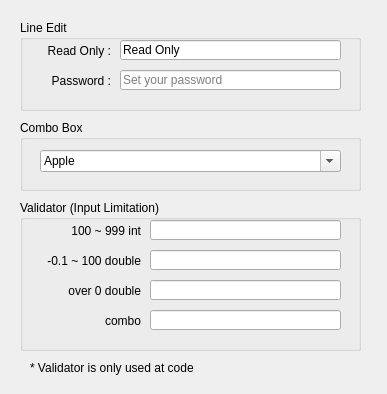
<?xml version="1.0" encoding="UTF-8"?>
<ui version="4.0">
 <class>Form</class>
 <widget class="QWidget" name="Form">
  <property name="geometry">
   <rect>
    <x>0</x>
    <y>0</y>
    <width>387</width>
    <height>394</height>
   </rect>
  </property>
  <property name="windowTitle">
   <string>Form</string>
  </property>
  <widget class="QGroupBox" name="gB_LineEdit">
   <property name="geometry">
    <rect>
     <x>20</x>
     <y>20</y>
     <width>341</width>
     <height>91</height>
    </rect>
   </property>
   <property name="title">
    <string>Line Edit</string>
   </property>
   <widget class="QLabel" name="label">
    <property name="geometry">
     <rect>
      <x>20</x>
      <y>20</y>
      <width>71</width>
      <height>21</height>
     </rect>
    </property>
    <property name="text">
     <string>Read Only :</string>
    </property>
    <property name="alignment">
     <set>Qt::AlignRight|Qt::AlignTrailing|Qt::AlignVCenter</set>
    </property>
   </widget>
   <widget class="QLineEdit" name="lineEdit">
    <property name="geometry">
     <rect>
      <x>100</x>
      <y>20</y>
      <width>221</width>
      <height>20</height>
     </rect>
    </property>
    <property name="text">
     <string>Read Only</string>
    </property>
    <property name="readOnly">
     <bool>true</bool>
    </property>
   </widget>
   <widget class="QLabel" name="label_2">
    <property name="geometry">
     <rect>
      <x>20</x>
      <y>50</y>
      <width>71</width>
      <height>21</height>
     </rect>
    </property>
    <property name="text">
     <string>Password :</string>
    </property>
    <property name="alignment">
     <set>Qt::AlignRight|Qt::AlignTrailing|Qt::AlignVCenter</set>
    </property>
   </widget>
   <widget class="QLineEdit" name="lineEdit_2">
    <property name="geometry">
     <rect>
      <x>100</x>
      <y>50</y>
      <width>221</width>
      <height>20</height>
     </rect>
    </property>
    <property name="text">
     <string/>
    </property>
    <property name="echoMode">
     <enum>QLineEdit::Password</enum>
    </property>
    <property name="readOnly">
     <bool>false</bool>
    </property>
    <property name="placeholderText">
     <string>Set your password</string>
    </property>
   </widget>
  </widget>
  <widget class="QGroupBox" name="gB_ComboBox">
   <property name="geometry">
    <rect>
     <x>20</x>
     <y>120</y>
     <width>341</width>
     <height>71</height>
    </rect>
   </property>
   <property name="title">
    <string>Combo Box</string>
   </property>
   <widget class="QComboBox" name="comboBox">
    <property name="geometry">
     <rect>
      <x>20</x>
      <y>30</y>
      <width>301</width>
      <height>22</height>
     </rect>
    </property>
    <property name="editable">
     <bool>true</bool>
    </property>
    <property name="modelColumn">
     <number>0</number>
    </property>
    <item>
     <property name="text">
      <string>Apple</string>
     </property>
    </item>
    <item>
     <property name="text">
      <string>StrawBerry</string>
     </property>
    </item>
    <item>
     <property name="text">
      <string>Water Melon</string>
     </property>
    </item>
   </widget>
  </widget>
  <widget class="QGroupBox" name="gB_Validator">
   <property name="geometry">
    <rect>
     <x>20</x>
     <y>200</y>
     <width>341</width>
     <height>151</height>
    </rect>
   </property>
   <property name="title">
    <string>Validator (Input Limitation)</string>
   </property>
   <widget class="QLineEdit" name="lineEdit_int">
    <property name="geometry">
     <rect>
      <x>130</x>
      <y>20</y>
      <width>191</width>
      <height>20</height>
     </rect>
    </property>
    <property name="text">
     <string/>
    </property>
    <property name="echoMode">
     <enum>QLineEdit::Normal</enum>
    </property>
    <property name="readOnly">
     <bool>false</bool>
    </property>
    <property name="placeholderText">
     <string/>
    </property>
   </widget>
   <widget class="QLabel" name="label_3">
    <property name="geometry">
     <rect>
      <x>10</x>
      <y>20</y>
      <width>111</width>
      <height>21</height>
     </rect>
    </property>
    <property name="text">
     <string>100 ~ 999 int</string>
    </property>
    <property name="alignment">
     <set>Qt::AlignRight|Qt::AlignTrailing|Qt::AlignVCenter</set>
    </property>
   </widget>
   <widget class="QLabel" name="label_4">
    <property name="geometry">
     <rect>
      <x>10</x>
      <y>50</y>
      <width>111</width>
      <height>21</height>
     </rect>
    </property>
    <property name="text">
     <string>-0.1 ~ 100 double</string>
    </property>
    <property name="alignment">
     <set>Qt::AlignRight|Qt::AlignTrailing|Qt::AlignVCenter</set>
    </property>
   </widget>
   <widget class="QLineEdit" name="lineEdit_double">
    <property name="geometry">
     <rect>
      <x>130</x>
      <y>50</y>
      <width>191</width>
      <height>20</height>
     </rect>
    </property>
    <property name="text">
     <string/>
    </property>
    <property name="echoMode">
     <enum>QLineEdit::Normal</enum>
    </property>
    <property name="readOnly">
     <bool>false</bool>
    </property>
    <property name="placeholderText">
     <string/>
    </property>
   </widget>
   <widget class="QLineEdit" name="lineEdit_over0">
    <property name="geometry">
     <rect>
      <x>130</x>
      <y>80</y>
      <width>191</width>
      <height>20</height>
     </rect>
    </property>
    <property name="text">
     <string/>
    </property>
    <property name="echoMode">
     <enum>QLineEdit::Normal</enum>
    </property>
    <property name="readOnly">
     <bool>false</bool>
    </property>
    <property name="placeholderText">
     <string/>
    </property>
   </widget>
   <widget class="QLabel" name="label_5">
    <property name="geometry">
     <rect>
      <x>10</x>
      <y>80</y>
      <width>111</width>
      <height>21</height>
     </rect>
    </property>
    <property name="text">
     <string>over 0 double</string>
    </property>
    <property name="alignment">
     <set>Qt::AlignRight|Qt::AlignTrailing|Qt::AlignVCenter</set>
    </property>
   </widget>
   <widget class="QLabel" name="label_6">
    <property name="geometry">
     <rect>
      <x>10</x>
      <y>110</y>
      <width>111</width>
      <height>21</height>
     </rect>
    </property>
    <property name="text">
     <string>combo</string>
    </property>
    <property name="alignment">
     <set>Qt::AlignRight|Qt::AlignTrailing|Qt::AlignVCenter</set>
    </property>
   </widget>
   <widget class="QLineEdit" name="lineEdit_combo">
    <property name="geometry">
     <rect>
      <x>130</x>
      <y>110</y>
      <width>191</width>
      <height>20</height>
     </rect>
    </property>
    <property name="text">
     <string/>
    </property>
    <property name="echoMode">
     <enum>QLineEdit::Normal</enum>
    </property>
    <property name="readOnly">
     <bool>false</bool>
    </property>
    <property name="placeholderText">
     <string/>
    </property>
   </widget>
  </widget>
  <widget class="QLabel" name="label_7">
   <property name="geometry">
    <rect>
     <x>30</x>
     <y>360</y>
     <width>311</width>
     <height>16</height>
    </rect>
   </property>
   <property name="text">
    <string>* Validator is only used at code</string>
   </property>
  </widget>
 </widget>
 <resources/>
 <connections>
  <connection>
   <sender>comboBox</sender>
   <signal>currentIndexChanged(QString)</signal>
   <receiver>Form</receiver>
   <slot>onSelected()</slot>
   <hints>
    <hint type="sourcelabel">
     <x>269</x>
     <y>177</y>
    </hint>
    <hint type="destinationlabel">
     <x>382</x>
     <y>228</y>
    </hint>
   </hints>
  </connection>
 </connections>
 <slots>
  <slot>onSelected()</slot>
 </slots>
</ui>
